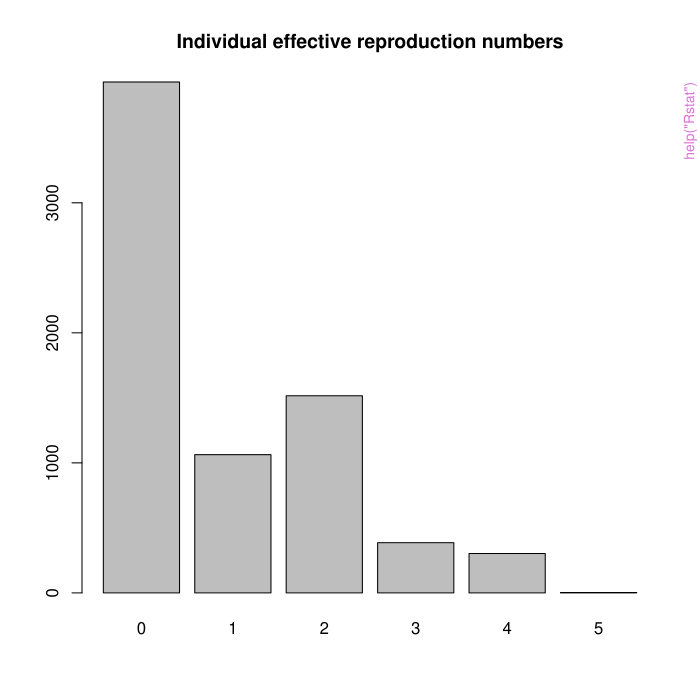

Source code (R):
pkgname <- "outbreaker"
source(file.path(R.home("share"), "R", "examples-header.R"))
options(warn = 1)
library('outbreaker')

base::assign(".oldSearch", base::search(), pos = 'CheckExEnv')
cleanEx()
nameEx("Rstat")
### * Rstat

flush(stderr()); flush(stdout())

### Name: reproduction numbers
### Title: Derive reproduction numbers from outbreak's outputs
### Aliases: get.R get.Rt get.incid

### ** Examples

## load data
data(fakeOutbreak)
attach(fakeOutbreak)

## individual R
barplot(table(get.R(res)), main="Individual effective reproduction numbers")

## R(t)
get.Rt(res)

## incidence
get.incid(res)

detach(fakeOutbreak)




cleanEx()
nameEx("fakeOutbreak")
### * fakeOutbreak

flush(stderr()); flush(stdout())

### Name: simulated outbreak dataset
### Title: Toy outbreak dataset used to illustrate outbreaker
### Aliases: fakeOutbreak
### Keywords: datasets

### ** Examples

## Not run: 
##D ## COMMAND LINES TO GENERATE SIMILAR DATA ##
##D w <- c(0, 0.5, 1, 0.75)
##D ## note: this works only if outbreak has at least 30 case
##D dat <- simOutbreak(R0 = 2, infec.curve = w, n.hosts = 100)[1:30]
##D collecDates <- dat$onset + sample(0:3, size=30, replace=TRUE, prob=w)
## End(Not run)

## EXAMPLE USING TOYOUTBREAK ##
## LOAD DATA, SET RANDOM SEED
data(fakeOutbreak)
attach(fakeOutbreak)

## VISUALIZE DYNAMICS
matplot(dat$dynam, type="o", pch=20, lty=1,
   main="Outbreak dynamics", xlim=c(0,28))
legend("topright", legend=c("S","I","R"), lty=1, col=1:3)

## VISUALIZE TRANSMISSION TREE
plot(dat, annot="dist", main="Data - transmission tree")
mtext(side=3, "arrow annotations are numbers of mutations")


## Not run: 
##D ## RUN OUTBREAKER - PARALLEL VERSION
##D ## (takes < 1 min))
##D set.seed(1)
##D res <-  outbreaker.parallel(n.runs=4, dna=dat$dna,
##D    dates=collecDates,w.dens=w, n.iter=5e4)
## End(Not run)


## ASSESS CONVERGENCE OF CHAINS
plotChains(res)
plotChains(res, burnin=2e4)

## REPRESENT POSTERIOR ANCESTRIES
transGraph(res, annot="", main="Posterior ancestries", thres=.01)

## GET CONSENSUS ANCESTRIES
tre <- get.tTree(res)
plot(tre, annot="", main="Consensus ancestries")

## SHOW DISCREPANCIES
col <- rep("lightgrey", 30)
col[which(dat$ances != tre$ances)] <- "pink"
plot(tre, annot="", vertex.color=col, main="Consensus ancestries")
mtext(side=3, text="cases with erroneous ancestries in pink")

## GET EFFECTIVE REPRODUCTION OVER TIME
get.Rt(res)

## GET INDIVIDUAL EFFECTIVE REPRODUCTION
head(get.R(res))
boxplot(get.R(res), col="grey", xlab="Case",
        ylab="Effective reproduction number")

## GET MUTATION RATE PER TIME UNIT
## per genome
head(get.mu(res))

## per nucleotide
mu <- get.mu(res, genome.size=1e4)
head(mu)

summary(mu)
hist(mu, border="lightgrey", col="grey", xlab="Mutation per day and nucleotide",
     main="Posterior distribution of mutation rate")

detach(fakeOutbreak)




cleanEx()
nameEx("getMu")
### * getMu

flush(stderr()); flush(stdout())

### Name: Mutation rate estimation
### Title: Derive mutation rate estimation from outbreak's outputs
### Aliases: get.mu

### ** Examples

## load data
data(fakeOutbreak)
attach(fakeOutbreak)

mu <- get.mu(res, genome.size=ncol(dat$dna))
hist(mu, col="grey",
     main="Inferred distribution of mu",
     xlab="mutations/site/day")
abline(v=1e-4,lty=2, lwd=4, col="royalblue")
mtext(side=3, "Dashed line = actual value")

detach(fakeOutbreak)



cleanEx()
nameEx("mainplots")
### * mainplots

flush(stderr()); flush(stdout())

### Name: outbreaker graphics
### Title: Plot outbreaker's results
### Aliases: plotChains transGraph plotOutbreak

### ** Examples

data(fakeOutbreak)
attach(fakeOutbreak)

## examine MCMC
plotChains(res)
plotChains(res,type="dens")
plotChains(res,type="dens", what="mu1", burnin=2e4)

## represent posterior ancestries
transGraph(res, annot="", main="Posterior ancestries")
transGraph(res, annot="", main="Posterior ancestries - support > 0.5",
   threshold=0.5)
if(require(adegenet)){
transGraph(res, annot="", main="Posterior ancestries - support > 0.01",
   threshold=0.01, col.pal=spectral)
}
## summary plot
plotOutbreak(res,cex.bubble=0.5, thres.hide=0.5,
   main="Outbreak reconstruction")


detach(fakeOutbreak)




cleanEx()
nameEx("outbreaker")
### * outbreaker

flush(stderr()); flush(stdout())

### Name: outbreaker
### Title: Outbreaker: disease outbreak reconstruction using genetic data
### Aliases: outbreaker outbreaker.parallel

### ** Examples


## EXAMPLE USING TOYOUTBREAK ##
## LOAD DATA, SET RANDOM SEED
data(fakeOutbreak)
attach(fakeOutbreak)

## VISUALIZE DYNAMICS
matplot(dat$dynam, type="o", pch=20, lty=1,
   main="Outbreak dynamics", xlim=c(0,28))
legend("topright", legend=c("S","I","R"), lty=1, col=1:3)

## VISUALIZE TRANSMISSION TREE
plot(dat, annot="dist", main="Data - transmission tree")
mtext(side=3, "arrow annotations are numbers of mutations")


## Not run: 
##D ## RUN OUTBREAKER - PARALLEL VERSION
##D ## (takes < 1 min))
##D set.seed(1)
##D res <-  outbreaker.parallel(n.runs=4, dna=dat$dna,
##D    dates=collecDates,w.dens=w, n.iter=5e4)
## End(Not run)


## ASSESS CONVERGENCE OF CHAINS
plotChains(res)
plotChains(res, burnin=2e4)

## REPRESENT POSTERIOR ANCESTRIES
transGraph(res, annot="", main="Posterior ancestries", thres=.01)

## GET CONSENSUS ANCESTRIES
tre <- get.tTree(res)
plot(tre, annot="", main="Consensus ancestries")

## SHOW DISCREPANCIES
col <- rep("lightgrey", 30)
col[which(dat$ances != tre$ances)] <- "pink"
plot(tre, annot="", vertex.color=col, main="Consensus ancestries")
mtext(side=3, text="cases with erroneous ancestries in pink")

## GET EFFECTIVE REPRODUCTION OVER TIME
get.Rt(res)

## GET INDIVIDUAL EFFECTIVE REPRODUCTION
head(get.R(res))
boxplot(get.R(res), col="grey", xlab="Case",
        ylab="Effective reproduction number")

## GET MUTATION RATE PER TIME UNIT
## per genome
head(get.mu(res))

## per nucleotide
mu <- get.mu(res, genome.size=1e4)
head(mu)

summary(mu)
hist(mu, border="lightgrey", col="grey", xlab="Mutation per day and nucleotide",
     main="Posterior distribution of mutation rate")

detach(fakeOutbreak)





cleanEx()
nameEx("simOutbreak")
### * simOutbreak

flush(stderr()); flush(stdout())

### Name: simple outbreak simulator
### Title: Simulation of pathogen genotypes during disease outbreaks
### Aliases: simOutbreak print.simOutbreak [.simOutbreak labels.simOutbreak
###   simOutbreak-class as.igraph.simOutbreak plot.simOutbreak disperse

### ** Examples

## Not run: 
##D dat <- list(n=0)
##D 
##D ## simulate data with at least 30 cases
##D while(dat$n < 30){
##D    dat <- simOutbreak(R0 = 2, infec.curve = c(0, 1, 1, 1), n.hosts = 100)
##D }
##D dat
##D 
##D ## plot first 30 cases
##D N <- dat$n
##D plot(dat[1:(min(N,30))], main="First 30 cases")
##D mtext(side=3, text="nb mutations / nb generations")
##D 
##D ## plot a random subset (n=10) of the first cases
##D x <- dat[sample(1:min(N,30), 10, replace=FALSE)]
##D plot(x, main="Random sample of 10 of the first 30 cases")
##D mtext(side=3, text="nb mutations / nb generations")
##D 
##D ## plot population dynamics
##D head(dat$dynam,15)
##D matplot(dat$dynam[1:max(dat$onset),],xlab="time",
##D    ylab="nb of individuals", pch=c("S","I","R"), type="b")
##D 
##D 
##D ## spatial model
##D w <-  exp(-sqrt((1:40)))
##D x <- simOutbreak(2, w, spatial=TRUE,
##D                  duration=500, disp=0.1, reach=.2)
##D 
##D ## spatial model, no dispersal
##D x <- simOutbreak(.5, w, spatial=TRUE,
##D                  duration=500, disp=0, reach=5)
## End(Not run)



cleanEx()
nameEx("tTree")
### * tTree

flush(stderr()); flush(stdout())

### Name: consensus ancestries
### Title: Simple transmission tree from outreaber's output
### Aliases: tTree get.tTree plot.tTree as.igraph.tTree findMutations.tTree
### Keywords: classes

### ** Examples

data(fakeOutbreak)
attach(fakeOutbreak)

## represent posterior ancestries
if(require(adegenet)){
transGraph(res, annot="", main="Posterior ancestries - support > 0.01",
   threshold=0.01, col.pal=spectral)
}
## get consensus ancestries
tre <- get.tTree(res)
plot(tre, annot="", main="Consensus ancestries")

## show match data/consensus ancestries
col <- rep("lightgrey", 30)
col[which(dat$ances != tre$ances)] <- "pink"
plot(tre, annot="", vertex.color=col, main="Consensus ancestries")
mtext(side=3, text="cases with erroneous ancestries in pink")


detach(fakeOutbreak)




### * <FOOTER>
###
options(digits = 7L)
base::cat("Time elapsed: ", proc.time() - base::get("ptime", pos = 'CheckExEnv'),"\n")
grDevices::dev.off()
###
### Local variables: ***
### mode: outline-minor ***
### outline-regexp: "\\(> \\)?### [*]+" ***
### End: ***
quit('no')
